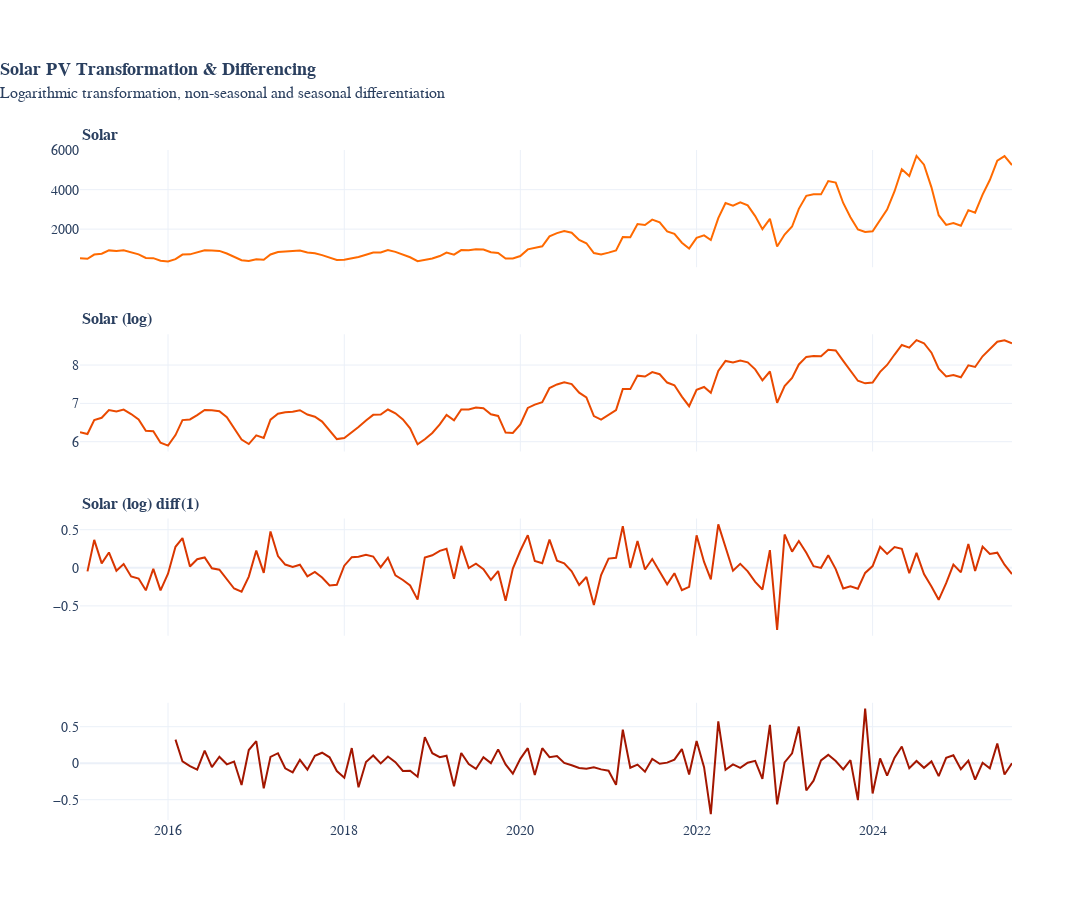

Notebook cell for this chart:
### Markdown cell above
___

#### **Transformation and Differentiation**

### Code cell
# transformations
solar = series_map["Solar PV"]
solar_log = np.log(solar)
solar_log_diff = solar_log.diff(1).dropna()
solar_log_diff_seas = solar_log_diff.diff(12).dropna()

#  plots
fig = make_subplots(
    rows=4, 
    cols=1, 
    shared_xaxes=True, 
    shared_yaxes=False,
    subplot_titles=subplot_titles,
    vertical_spacing=0.1)
subplot_titles = (
    "Solar",
    "Solar (log)",
    "Solar (log) diff(1)",
    "Solar (log) diff(1) + diff(12)"
)

fig.add_scatter( #solar
    x=solar.index, 
    y=solar, 
    mode='lines',
    line=dict(color=solar_colors[0]),
    name=subplot_titles[0],
    showlegend=False, 
    row=1,col=1)
fig.add_scatter( #solar (log)
    x=solar_log.index, 
    y=solar_log, 
    mode='lines',
    line=dict(color=solar_colors[1]),
    name='log',
    showlegend=False, 
    row=2, col=1)
fig.add_scatter( #solar (log) diff1
    x=solar_log_diff.index, 
    y=solar_log_diff, 
    mode='lines',
    line=dict(color=solar_colors[2]),
    name='first diff',
    showlegend=False, 
    row=3,col=1)
fig.add_scatter( #solar (log) diff1 diff12
    x=solar_log_diff_seas.index, 
    y=solar_log_diff_seas, 
    mode='lines',
    line=dict(color=solar_colors[3]),
    name='seasonal',
    showlegend=False, 
    row=4,col=1)

# format plot and subplots
format_subplots(fig,subplot_titles)
format_plot(
    fig,
    "plotly_white",
    900,
    1350,
    "Solar PV Transformation & Differencing",
    "Logarithmic transformation, non-seasonal and seasonal differentiation",
    'Helvetica',
    18
)
fig.show()
